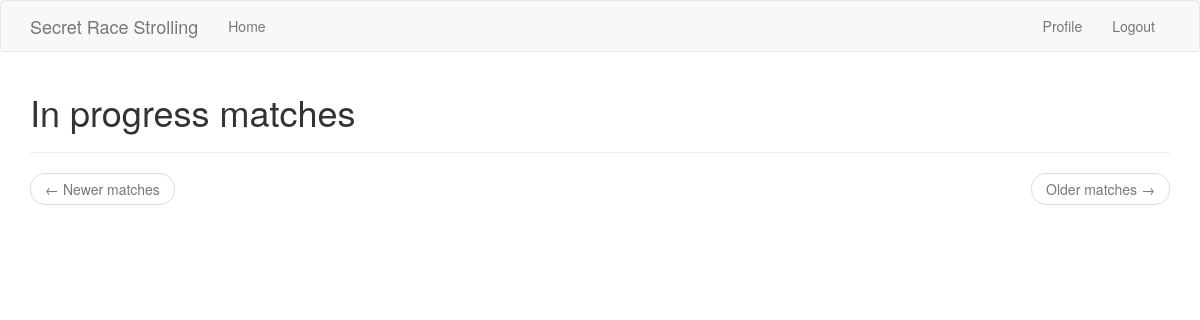
Before: /index (signed in) with the older database file.
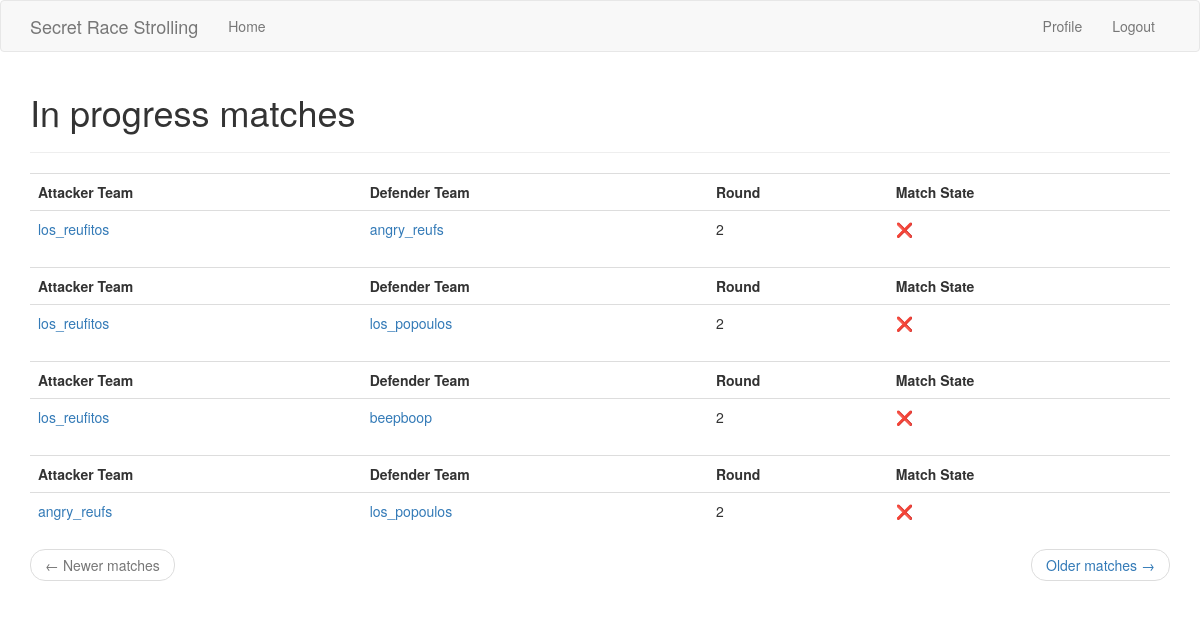
After: the same page with the newer database file.
### app/models.py (models this page shows, shortened)
class Match(db.Model):
    id = db.Column(db.Integer, primary_key=True)
    defender_team_id = db.Column(db.Integer, db.ForeignKey("team.id"))
    attacker_team_id = db.Column(db.Integer, db.ForeignKey("team.id"))
    round = db.Column(db.Integer, index=True)
    __table_args__ = (
        db.UniqueConstraint(
            "defender_team_id",
            "attacker_team_id",
            "round",
            name="_match_pair_once_per_round",
        ),
    )
    attacks = db.relationship(
        "Attack",
        backref="match",
        foreign_keys="Attack.match_id",
        lazy="dynamic",
    )
    @staticmethod
    def paginate_and_itemize_match_query(
        matches: Query, page: int, matches_per_page: int, current_user_team: Team
    ) -> tuple[Pagination, list[dict]]:
        matches_sub = matches.subquery()
        attacks_done = (
            db.session.query(matches_sub.c.id)
            .join(Attack, Attack.match_id == matches_sub.c.id)
            .all()
        )
        attacks_done = [attack_done[0] for attack_done in attacks_done]
        user_attack_matches_id = []
        if current_user_team is not None:
            user_attack_matches_id = db.session.query(
                current_user_team.attack_matches.subquery().c.id
            ).all()
            user_attack_matches_id = [attack[0] for attack in user_attack_matches_id]
        paginated = matches.paginate(page, matches_per_page)
        matches_items = paginated.items
        for m in matches_items:
            m.match_done = m.id in attacks_done
            m.attack_url = (
                url_for("attack", match_id=m.id)
                if m.id in user_attack_matches_id
                else None
            )
        return paginated, matches_items

class Team(db.Model):
    id = db.Column(db.Integer, primary_key=True)
    team_name = db.Column(db.String(64), index=True, unique=True)
    member1_id = db.Column(db.Integer, db.ForeignKey("user.id"), unique=True)
    member2_id = db.Column(db.Integer, db.ForeignKey("user.id"), unique=True)
    defences = db.relationship(
        "Defence",
        backref="defender_team",
        foreign_keys="Defence.defender_team_id",
        lazy="dynamic",
    )
    defence_matches = db.relationship(
        "Match",
        backref="defender_team",
        foreign_keys="Match.defender_team_id",
        lazy="dynamic",
    )
    attack_matches = db.relationship(
        "Match",
        backref="attacker_team",
        foreign_keys="Match.attacker_team_id",
        lazy="dynamic",
    )

### app/routes.py (the view)
@app.route("/")
@app.route("/index", methods=["GET"])
@login_required
def index():
    page = request.args.get("page", 1, type=int)
    pagination, matches_items = Match.paginate_and_itemize_match_query(
        db.session.query(Match).order_by(Match.round.desc()),
        page,
        app.config["MATCHES_PER_PAGE"],
        current_user.team(),
    )
    next_url = (
        url_for("index", page=pagination.next_num) if pagination.has_next else None
    )
    prev_url = (
        url_for("index", page=pagination.prev_num) if pagination.has_prev else None
    )
    return render_template(
        "index.html",
        title="Home",
        matches=matches_items,
        next_url=next_url,
        prev_url=prev_url,
    )

### app/models.py (called while the page is built)
@login.user_loader
def load_user(id: int) -> User:
    return User.query.get(int(id))

    def team(self) -> Any:
        return (
            db.session.query(Team)
            .filter(or_(Team.member1_id == self.id, Team.member2_id == self.id))
            .first()
        )

### app/templates/index.html
{% extends "base.html" %}
{% import 'bootstrap/wtf.html' as wtf %}
{% block app_content %}
<h1>
    In progress matches
</h1>
<hr>
{% for match in matches %}
{% include '_match.html' %}
{% endfor %}
<nav aria-label="...">
    <ul class="pager">
        <li class="previous{% if not prev_url %} disabled{% endif %}">
            <a href="{{ prev_url or '#' }}">
                <span aria-hidden="true">&larr;</span> Newer matches
            </a>
        </li>
        <li class="next{% if not next_url %} disabled{% endif %}">
            <a href="{{ next_url or '#' }}">
                Older matches <span aria-hidden="true">&rarr;</span>
            </a>
        </li>
    </ul>
</nav>
{% endblock %}

### app/templates/_match.html (shortened to what this page needs)
<table class="table table-hover">
    <tr>
        <th>Attacker Team</th>
        <th>Defender Team</th>
        <th>Round</th>
        <th>Match State</th>
    </tr>
    <tr>
        <td>
            <a href="{{ url_for('team', team_name=match.attacker_team.team_name) }}">
                {{ match.attacker_team.team_name }}</a>
        </td>
        <td>
            <a href="{{ url_for('team', team_name=match.defender_team.team_name) }}">{{ match.defender_team.team_name }}
            </a>
        </td>
        <td>
            {{ match.round }}
        </td>
        <td>
            {% if match.match_done %} ✅ {% else %} ❌ {% endif %}
        </td>
    </tr>
</table>

Changed rows visible on the page:
added Match: attacker_team.team_name "los_reufitos", defender_team.team_name "angry_reufs", round "2"
added Match: attacker_team.team_name "los_reufitos", defender_team.team_name "los_popoulos", round "2"
added Match: attacker_team.team_name "los_reufitos", defender_team.team_name "beepboop", round "2"
added Match: attacker_team.team_name "angry_reufs", defender_team.team_name "los_popoulos", round "2"
